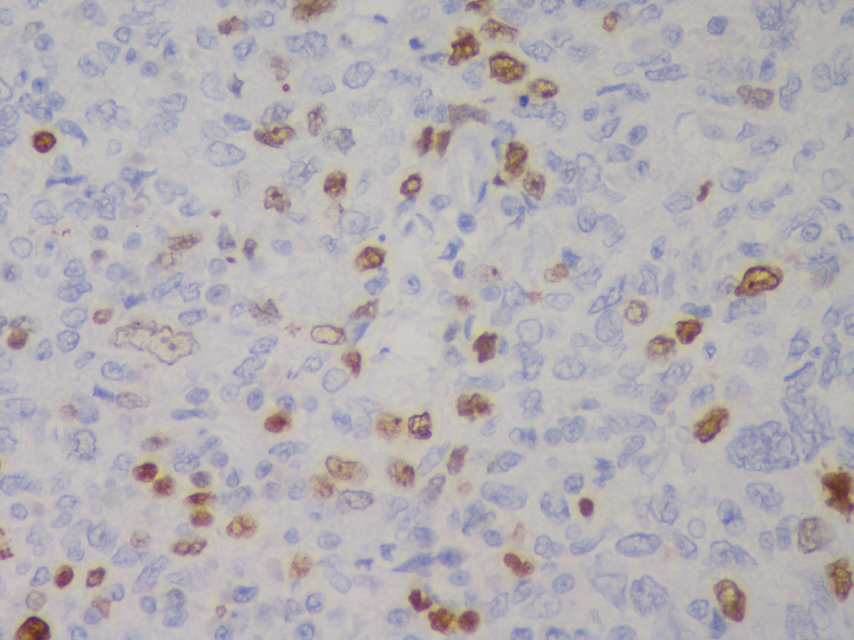
#> input picture 14_7/1714 KI67.jpg, 2560 x 1920 px (shown at 1/3 size)
$ jupyter execute --allow-errors Assignment7-1714.ipynb
#> lines starting #> are read from the running program, lines starting #| are printed output that depends on the picture; after the words box and inside, x2 and y2 are one past the last pixel; in counts of white or black regions, pixels touching at a corner belong together
[cell 1]
import pandas as pd
import numpy as np
import cv2
from matplotlib import pyplot as plt

[cell 2]
img1=cv2.imread("1714 KI67.jpg")
#> img1 is the input picture: shape (1920, 2560, 3); mean B, G, R 179.6, 175.8, 180.6
plt.imshow(img1)

[cell 3]
hist_c,bins_c = np.histogram(img1.flatten(),256,[0,256])
#> hist_c = 256 values, max 599772 at index 187, min 0 at index 0, mean 57600; bins_c = 257 values from 0 to 256

# Generating the cumulative distribution function of the original image
cdf_c = hist_c.cumsum()
#> cdf_c = 256 values from 0 to 14745600
cdf_c_normalized = cdf_c * hist_c.max()/ cdf_c.max()
#> cdf_c_normalized = 256 values from 0 to 599772

[cell 4]
image_yuv = cv2.cvtColor(img1, cv2.COLOR_BGR2YUV)
#> image_yuv: shape (1920, 2560, 3); mean of channels 0, 1, 2 177.6, 128.9, 130.6

# Applying Histogram Equalization on the original imageof the Y channel
image_yuv[:,:,0] = cv2.equalizeHist(image_yuv[:,:,0])
#> image_yuv: shape (1920, 2560, 3); mean of channels 0, 1, 2 130.6, 128.9, 130.6

# Convert the YUV image back to RGB format
image_c_equalized = cv2.cvtColor(image_yuv, cv2.COLOR_YUV2BGR)
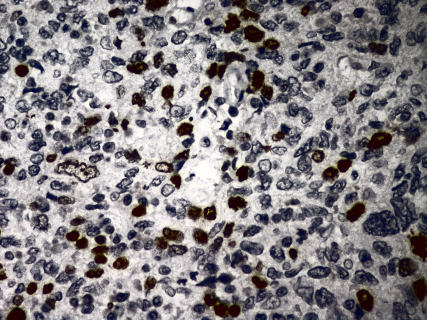
#> image_c_equalized: shape (1920, 2560, 3) (shown at 1/6 size); mean B, G, R 132.7, 128.9, 133.6

# Generating the histogram of the equalized image
hist_c_equalized, bins_c_equalized = np.histogram(image_c_equalized.flatten(),256,[0,256])
#> hist_c_equalized = 256 values, max 252866 at index 0, min 16346 at index 218, mean 57600; bins_c_equalized = 257 values from 0 to 256

# Generating the cumulative distribution function of the original image
cdf_c_equalized = hist_c_equalized.cumsum()
#> cdf_c_equalized = 256 values from 252866 to 14745600
cdf_c_equalized_normalized = cdf_c_equalized * hist_c_equalized.max()/ cdf_c_equalized.max()
#> cdf_c_equalized_normalized = 256 values from 4336.3 to 252866

[cell 5]
fig, axs = plt.subplots(2, 2)

axs[0, 0].imshow(cv2.cvtColor(img1, cv2.COLOR_BGR2RGB))
axs[0, 0].axis('off')
axs[0, 0].set_title('Original Image')

axs[0, 1].imshow(cv2.cvtColor(image_c_equalized, cv2.COLOR_BGR2RGB))
axs[0, 1].axis('off')
axs[0, 1].set_title('Histogram Equalized Image')


axs[1, 0].plot(cdf_c_normalized, color = 'b')
axs[1, 0].hist(img1.flatten(),256,[0,256], color = 'r')
axs[1, 0].legend(('cdf','histogram'), loc = 'upper left')


axs[1, 1].plot(cdf_c_equalized_normalized, color = 'b')
axs[1, 1].hist(image_c_equalized.flatten(),256,[0,256], color = 'r')
axs[1, 1].legend(('cdf_equalized','histogram_equalized'), loc = 'upper left')


# Hide x labels and tick labels for top plots and y ticks for right plots.
for ax in axs.flat:
    ax.label_outer()
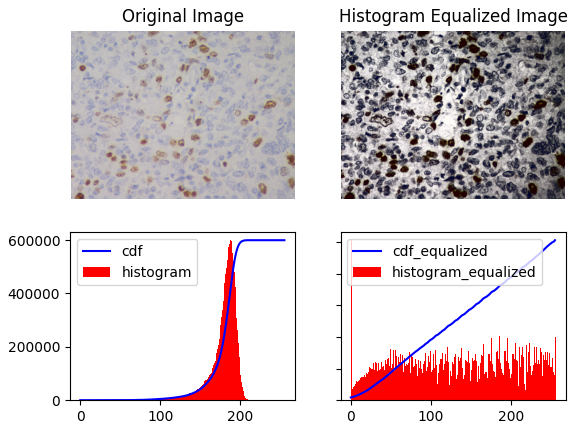
#> figure drawn by matplotlib, 4 panels; panel 3: tallest bar 599772 high, from x = 187 to 188; panel 3: curve peaks at x = 216, y = 599772

[cell 6]
plt.imshow(image_c_equalized)

[cell 7]
save_img=cv2.cvtColor(image_c_equalized, cv2.COLOR_BGR2RGB)
cv2.imwrite("1714_contrast.jpg",save_img)
#> Out = True

[cell 8]
blur = cv2.GaussianBlur(image_c_equalized,(13,13),0)

[cell 9]
plt.imshow(blur)

[cell 10]
gray1=cv2.cvtColor(blur, cv2.COLOR_BGR2GRAY)
plt.imshow(gray1,'gray')

[cell 11]
blur = cv2.GaussianBlur(gray1,(21,21),0)
#> blur: shape (1920, 2560)
plt.imshow(blur,'gray')

[cell 12]
threshold,binary2=cv2.threshold(blur,100,255,cv2.THRESH_BINARY)
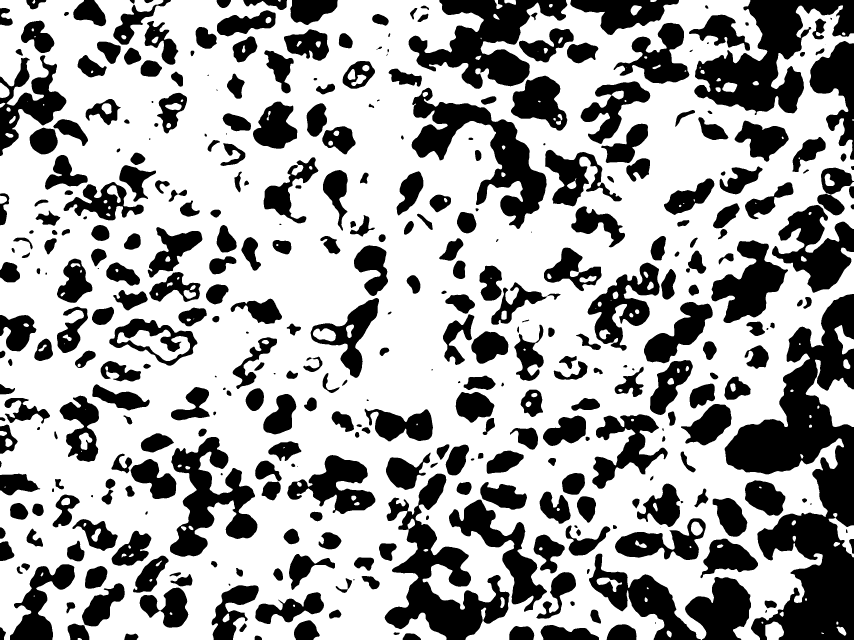
#> binary2: shape (1920, 2560) (shown at 1/3 size); 64.9% white; 389 black regions (15 under 20 px), largest, box (x1, y1, x2, y2) and area: (2174, 882, 2560, 1920) 182003, (2083, 0, 2560, 345) 70358, (1154, 1421, 1529, 1920) 63550
plt.imshow(binary2,'gray')

[cell 13]
binary=binary2-255
plt.imshow(binary,'gray')

[cell 14]
kernel = np.ones((3,3),np.uint8)
closed = cv2.morphologyEx(binary,cv2.MORPH_CLOSE, kernel=kernel, iterations=4)
#> closed: shape (1920, 2560); values 0 (black) and 1 (white), 35.6% white; 332 white regions (12 under 20 px), largest, box (x1, y1, x2, y2) and area: (2174, 882, 2560, 1920) 193597, (1154, 1421, 1641, 1920) 98731, (1226, 0, 1795, 392) 85609
plt.imshow(closed,'gray')

[cell 15]
kernel = np.ones((2,2),np.uint8)
erosion = cv2.erode(closed, kernel, iterations=5)
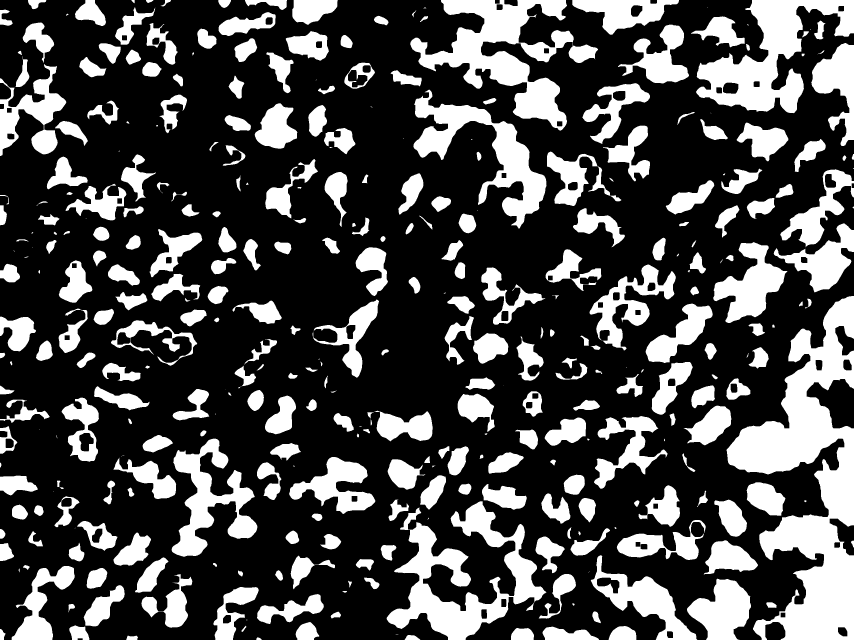
#> erosion: shape (1920, 2560) (shown at 1/3 size); values 0 (black) and 1 (white), 29.1% white; 360 white regions (42 under 20 px)
plt.imshow(erosion,'gray')

[cell 16]
contour2, hierarchy = cv2.findContours(image=erosion.copy(), mode=cv2.RETR_EXTERNAL, method=cv2.CHAIN_APPROX_SIMPLE)
#> contour2 = 360 contours, 55 with area under 20; largest, box (x1, y1, x2, y2) and area: (2179, 888, 2560, 1920) 168028, (1231, 0, 1794, 392) 74618, (1160, 1504, 1639, 1920) 70365, (2088, 0, 2560, 340) 65681, (1240, 269, 1640, 686) 46342

[cell 17]
contour_all=len(contour2)
#> contour_all = 360
len(contour2)
#> Out = 360

#> (a cell that did not finish here is left out)

[cell 19]
cells=0
#> (the rest of this cell did not finish here and is left out)

[cell 20]
cells

[cell 21]
gray_org=cv2.cvtColor(img1, cv2.COLOR_BGR2GRAY)
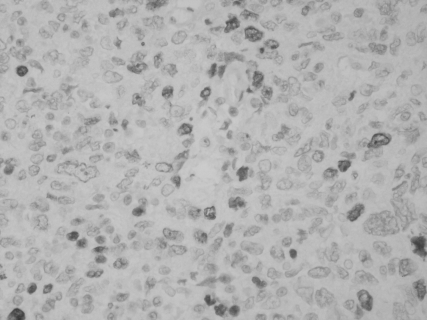
#> gray_org: shape (1920, 2560) (shown at 1/6 size); min 48, max 211, mean 177.6
plt.imshow(gray_org,'gray')

[cell 22]
thresh, binary = cv2.threshold(gray_org, thresh=100, maxval=255, type=cv2.THRESH_BINARY)
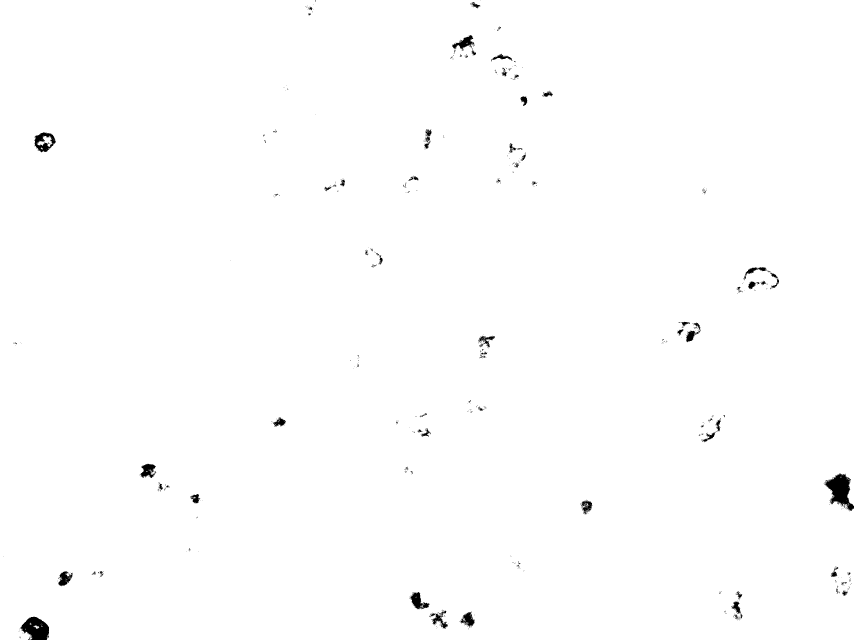
#> binary: shape (1920, 2560) (shown at 1/3 size); 99.4% white; 652 black regions (570 under 20 px), largest, box (x1, y1, x2, y2) and area: (2474, 1420, 2560, 1533) 4980, (60, 1850, 147, 1920) 4055, (103, 397, 167, 457) 1947
plt.imshow(binary,'binary')

[cell 23]
binary=binary-255
plt.imshow(binary,'binary')

[cell 24]
kernel = np.ones((3,3),np.uint8)
closed = cv2.morphologyEx(binary,cv2.MORPH_CLOSE, kernel=kernel, iterations=5)
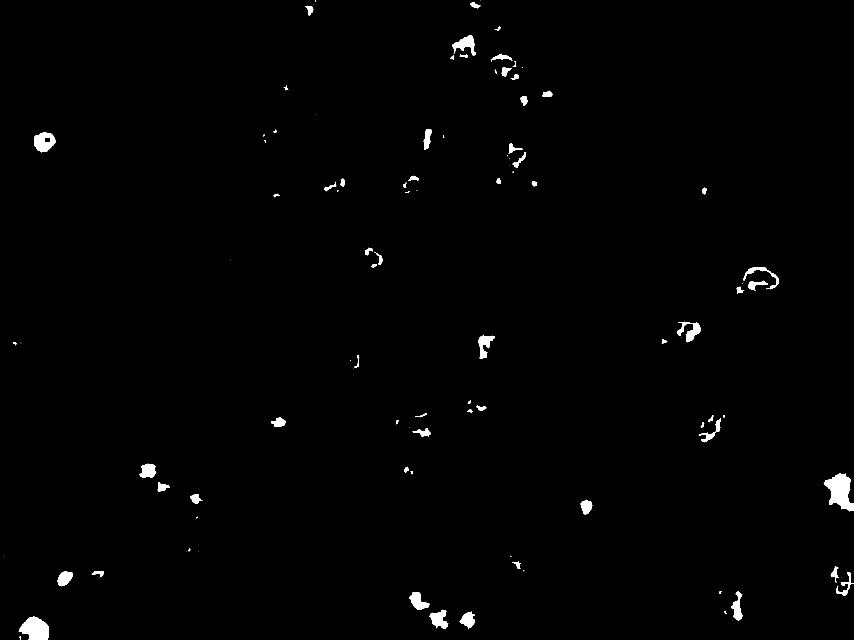
#> closed: shape (1920, 2560) (shown at 1/3 size); values 0 (black) and 1 (white), 0.89% white; 106 white regions (34 under 20 px)
plt.imshow(closed,'gray')

[cell 25]
contour2, hierarchy = cv2.findContours(image=closed.copy(), mode=cv2.RETR_EXTERNAL, method=cv2.CHAIN_APPROX_SIMPLE)
#> contour2 = 106 contours, 40 with area under 20; largest, box (x1, y1, x2, y2) and area: (2471, 1420, 2560, 1535) 5562, (56, 1850, 147, 1920) 4342, (102, 397, 167, 457) 2718, (1357, 105, 1428, 166) 1729, (1288, 1829, 1345, 1886) 1678

[cell 26]
contour_brown=len(contour2)
#> contour_brown = 106
len(contour2)
#> Out = 106

[cell 27]
cells_brown=0
#> (the rest of this cell did not finish here and is left out)

[cell 28]
cells_brown

#> (a cell that did not finish here is left out)

[cell 30]
#manualcount_blue=295
#manualcount_brown=47

actual_percent_positivity=(71/361)*100
actual_percent_positivity

#> (a cell that did not finish here is left out)

#> (a cell that did not finish here is left out)

[cell 33]
#without area manipulations

percent_positivity=(contour_brown/contour_all)*100
#> percent_positivity = 29.44
percent_positivity
#> Out = 29.44

[cell 34]
error_rate = abs(actual_percent_positivity-percent_positivity)/actual_percent_positivity
#> error_rate = 0.497
error_rate=error_rate*100
#> error_rate = 49.71
error_rate
#> Out = 49.71

[cell 35]
accuracy=100-(error_rate)
#> accuracy = 50.29
accuracy
#> Out = 50.29

$ run again, with 14_7/1718 KI67.jpg copied over 14_7/1714 KI67.jpg
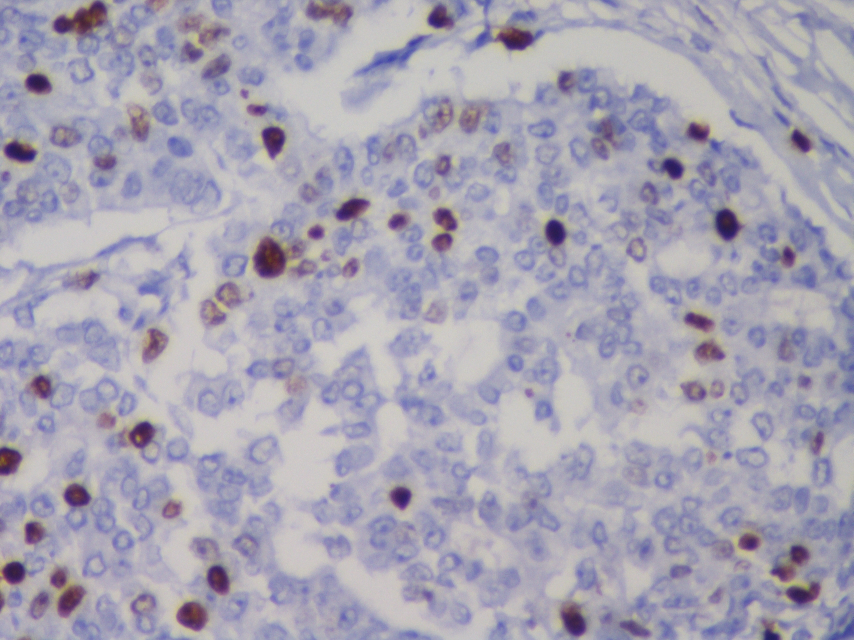
#> input picture 14_7/1718 KI67.jpg, 2560 x 1920 px (shown at 1/3 size)
#> img1 is the input picture: shape (1920, 2560, 3); mean B, G, R 179.2, 163.4, 166.9
#> hist_c = 256 values, max 328429 at index 181, min 0 at index 0, mean 57600; bins_c = 257 values from 0 to 256
#> cdf_c = 256 values from 0 to 14745600
#> cdf_c_normalized = 256 values from 0 to 328429
#> hist_c_equalized = 256 values, max 205955 at index 0, min 15653 at index 1, mean 57600; bins_c_equalized = 257 values from 0 to 256
#> cdf_c_equalized = 256 values from 205955 to 14745600
#> cdf_c_equalized_normalized = 256 values from 2876.6 to 205955
#> `cv2.imwrite("1714_contrast.jpg",save_img)`: Out = True
#> `threshold,binary2=cv2.threshold(blur,100,255,cv2.THRESH_BINARY)`:
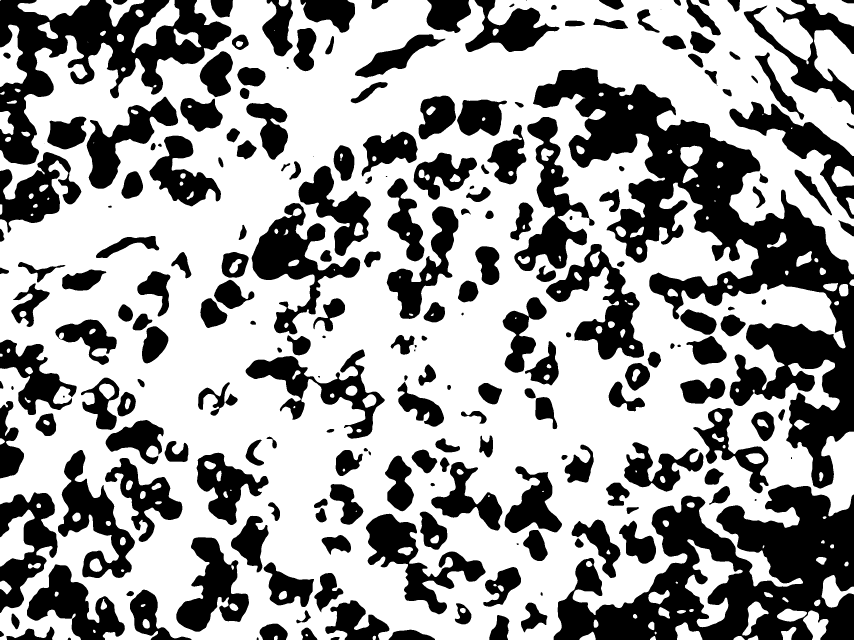
#> binary2: shape (1920, 2560) (shown at 1/3 size); 62.1% white; 226 black regions (9 under 20 px), largest, box (x1, y1, x2, y2) and area: (1599, 203, 2560, 1466) 314292, (1661, 1453, 2560, 1920) 222601, (0, 0, 694, 494) 117445
#> erosion: shape (1920, 2560); values 0 (black) and 1 (white), 32% white; 211 white regions (18 under 20 px)
#> `contour2, hierarchy = cv2.findContours(image=erosion.copy(), mode=cv2...`: contour2 = 211 contours, 19 with area under 20; largest, box (x1, y1, x2, y2) and area: (1605, 208, 2560, 1465) 318242, (1666, 1459, 2560, 1920) 230030, (0, 0, 694, 494) 110248, (760, 614, 1080, 1003) 36084, (1643, 737, 1932, 1079) 33728
#> contour_all = 211
#> `closed = cv2.morphologyEx(binary,cv2.MORPH_CLOSE, kernel=kernel, itera..`:
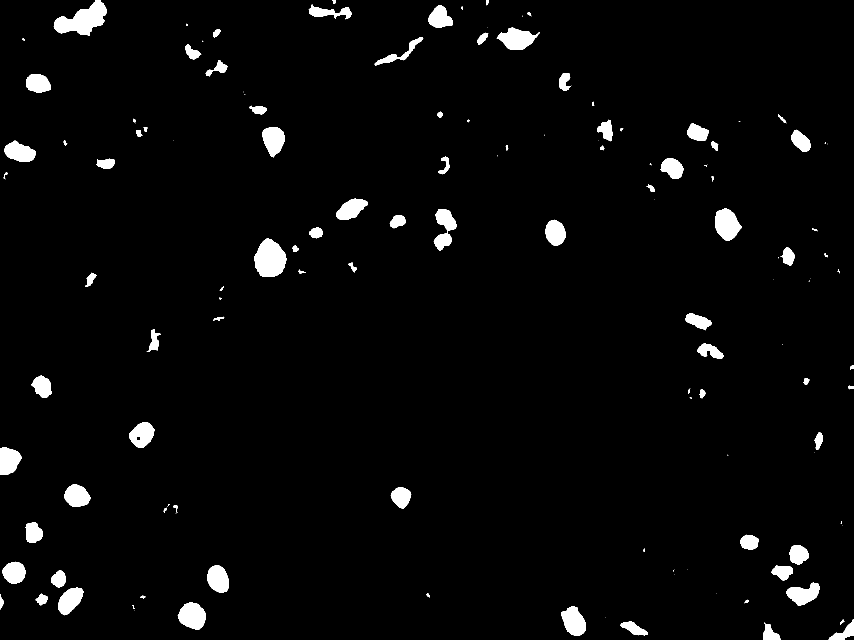
#> closed: shape (1920, 2560) (shown at 1/3 size); values 0 (black) and 1 (white), 3% white; 146 white regions (49 under 20 px)
#> `contour2, hierarchy = cv2.findContours(image=closed.copy(), mode=cv2.R..`: contour2 = 146 contours, 55 with area under 20; largest, box (x1, y1, x2, y2) and area: (161, 0, 320, 106) 8656, (762, 714, 859, 831) 7996, (2145, 626, 2225, 722) 5188, (533, 1808, 617, 1889) 4820, (1490, 82, 1620, 149) 4796
#> contour_brown = 146
#> percent_positivity = 69.19
#> `error_rate = abs(actual_percent_positivity-percent_positivity)/actual_..`: error_rate = 2.52
#> `error_rate=error_rate*100`: error_rate = 251.8
#> accuracy = -151.8
